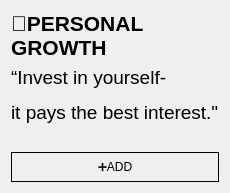
               <widget class="QWidget" name="page_36">
                <layout class="QGridLayout" name="gridLayout_28">
                 <item row="0" column="0">
                  <layout class="QGridLayout" name="gridLayout_26">
                   <item row="0" column="0" colspan="2">
                    <widget class="QLabel" name="label_5">
                     <property name="minimumSize">
                      <size>
                       <width>0</width>
                       <height>40</height>
                      </size>
                     </property>
                     <property name="text">
                      <string>&lt;html&gt;&lt;head/&gt;&lt;body&gt;&lt;p&gt;&lt;span style=&quot; font-size:16pt; font-weight:700;&quot;&gt;🌱PERSONAL GROWTH&lt;/span&gt;&lt;/p&gt;&lt;/body&gt;&lt;/html&gt;</string>
                     </property>
                     <property name="wordWrap">
                      <bool>true</bool>
                     </property>
                    </widget>
                   </item>
                   <item row="1" column="0" colspan="2">
                    <widget class="QLabel" name="label_6">
                     <property name="sizePolicy">
                      <sizepolicy hsizetype="Expanding" vsizetype="Expanding">
                       <horstretch>0</horstretch>
                       <verstretch>0</verstretch>
                      </sizepolicy>
                     </property>
                     <property name="minimumSize">
                      <size>
                       <width>0</width>
                       <height>80</height>
                      </size>
                     </property>
                     <property name="text">
                      <string>&lt;html&gt;&lt;head/&gt;&lt;body&gt;&lt;p&gt;&lt;span style=&quot; font-size:14pt;&quot;&gt;“Invest in yourself-&lt;/span&gt;&lt;/p&gt;&lt;p&gt;&lt;span style=&quot; font-size:14pt;&quot;&gt;it pays the best interest.&amp;quot;&lt;/span&gt;&lt;/p&gt;&lt;/body&gt;&lt;/html&gt;</string>
                     </property>
                     <property name="alignment">
                      <set>Qt::AlignmentFlag::AlignLeading|Qt::AlignmentFlag::AlignLeft|Qt::AlignmentFlag::AlignTop</set>
                     </property>
                     <property name="wordWrap">
                      <bool>true</bool>
                     </property>
                    </widget>
                   </item>
                   <item row="2" column="0" colspan="2">
                    <widget class="QPushButton" name="add_5">
                     <property name="minimumSize">
                      <size>
                       <width>0</width>
                       <height>30</height>
                      </size>
                     </property>
                     <property name="styleSheet">
                      <string notr="true">border: 0.5px solid black</string>
                     </property>
                     <property name="text">
                      <string>➕ADD</string>
                     </property>
                    </widget>
                   </item>
                  </layout>
                 </item>
                </layout>
               </widget>
